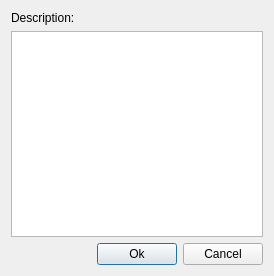
<?xml version="1.0" encoding="UTF-8"?>
<ui version="4.0">
 <class>deviceNoteDialog</class>
 <widget class="QDialog" name="deviceNoteDialog">
  <property name="geometry">
   <rect>
    <x>0</x>
    <y>0</y>
    <width>274</width>
    <height>276</height>
   </rect>
  </property>
  <property name="windowTitle">
   <string>Dialog</string>
  </property>
  <layout class="QVBoxLayout" name="verticalLayout">
   <item>
    <widget class="QLabel" name="label">
     <property name="text">
      <string>Description:</string>
     </property>
    </widget>
   </item>
   <item>
    <widget class="QPlainTextEdit" name="te_text">
     <property name="maximumBlockCount">
      <number>5</number>
     </property>
    </widget>
   </item>
   <item>
    <layout class="QHBoxLayout" name="horizontalLayout">
     <item>
      <spacer name="horizontalSpacer">
       <property name="orientation">
        <enum>Qt::Horizontal</enum>
       </property>
       <property name="sizeHint" stdset="0">
        <size>
         <width>40</width>
         <height>20</height>
        </size>
       </property>
      </spacer>
     </item>
     <item>
      <widget class="QPushButton" name="btn_ok">
       <property name="text">
        <string>Ok</string>
       </property>
       <property name="icon">
        <iconset resource="../../netemul.qrc">
         <normaloff>:/im/images/ok.png</normaloff>:/im/images/ok.png</iconset>
       </property>
      </widget>
     </item>
     <item>
      <widget class="QPushButton" name="btn_cancel">
       <property name="text">
        <string>Cancel</string>
       </property>
       <property name="icon">
        <iconset resource="../../netemul.qrc">
         <normaloff>:/im/images/not.png</normaloff>:/im/images/not.png</iconset>
       </property>
      </widget>
     </item>
    </layout>
   </item>
  </layout>
 </widget>
 <resources>
  <include location="../../netemul.qrc"/>
 </resources>
 <connections>
  <connection>
   <sender>btn_ok</sender>
   <signal>clicked()</signal>
   <receiver>deviceNoteDialog</receiver>
   <slot>apply()</slot>
   <hints>
    <hint type="sourcelabel">
     <x>135</x>
     <y>246</y>
    </hint>
    <hint type="destinationlabel">
     <x>48</x>
     <y>245</y>
    </hint>
   </hints>
  </connection>
  <connection>
   <sender>btn_cancel</sender>
   <signal>clicked()</signal>
   <receiver>deviceNoteDialog</receiver>
   <slot>reject()</slot>
   <hints>
    <hint type="sourcelabel">
     <x>209</x>
     <y>254</y>
    </hint>
    <hint type="destinationlabel">
     <x>272</x>
     <y>199</y>
    </hint>
   </hints>
  </connection>
 </connections>
 <slots>
  <slot>apply()</slot>
 </slots>
</ui>
